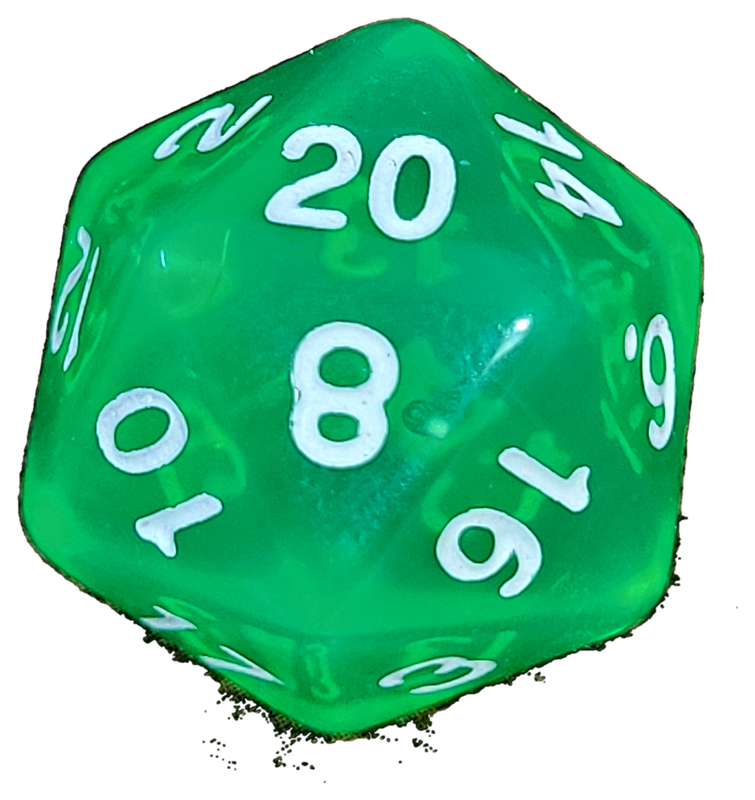
#> input picture assets/d20.png, 755 x 800 px
$ python -i make_d20_asset.py   (imports and definitions only)
#> lines starting #> are read from the running program, lines starting #| are printed output that depends on the picture; after the words box and inside, x2 and y2 are one past the last pixel; in counts of white or black regions, pixels touching at a corner belong together
"""
Build assets/d20.png from a real photograph of a translucent green d20.

Source: Wikimedia Commons "A bright green twenty-sided die (d20).jpg", released
CC0 1.0 (public domain, no attribution required). The die is photographed on a
wooden table; this script cuts it off the background (green-vs-wood separates by
the G-R channel difference, with interior number holes preserved by a flood fill)
so it floats transparently on the dark Cato slide.

Run: .venv/bin/python make_d20_asset.py  ->  assets/d20.png
"""

import os
import urllib.request
import numpy as np
from PIL import Image, ImageDraw, ImageFilter

SRC = ("https://upload.wikimedia.org/wikipedia/commons/d/d2/"
       "A_bright_green_twenty-sided_die_%28d20%29.jpg")
HERE = os.path.dirname(os.path.abspath(__file__))
OUT = os.path.join(HERE, "assets", "d20.png")
CACHE = os.path.join("/tmp", "d20_green_src.jpg")


def fetch():
    if not os.path.exists(CACHE):
        req = urllib.request.Request(SRC, headers={"User-Agent": "understanding-ai-deck"})
        with urllib.request.urlopen(req) as r, open(CACHE, "wb") as f:
            f.write(r.read())
    return CACHE


def cut(path):
#> called with path = 'assets/d20.png'
    im = Image.open(path).convert("RGB")
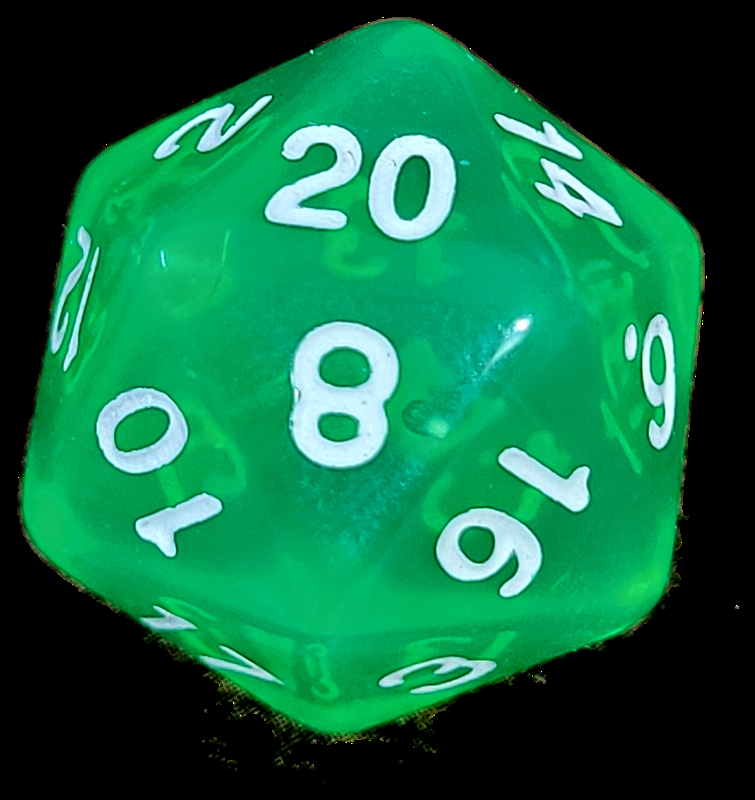
#> im: PIL image 755x800 RGB; mean R, G, B 15.7, 104.9, 66.6
    arr = np.asarray(im).astype(np.int16)
    R, G = arr[:, :, 0], arr[:, :, 1]
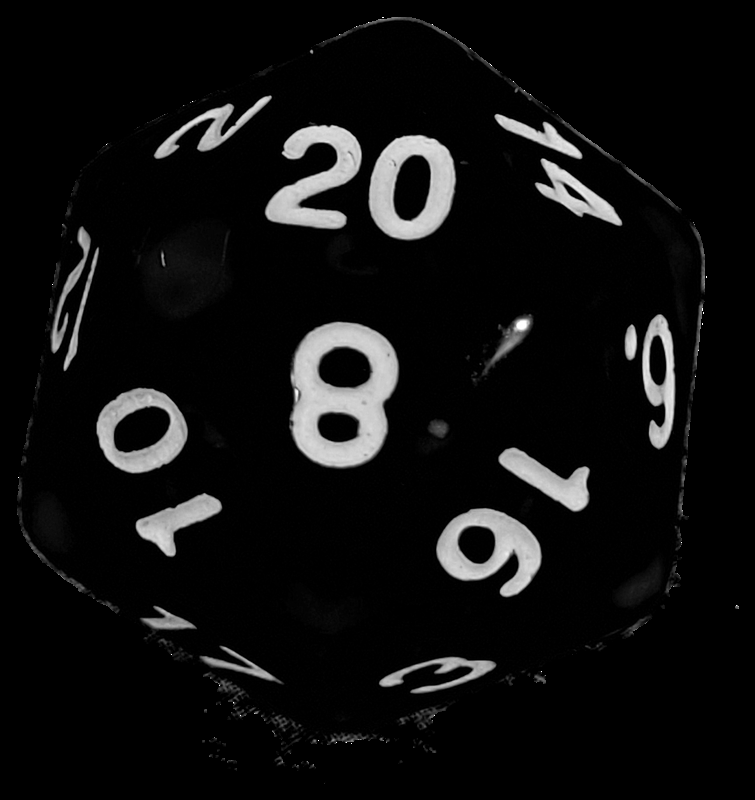
#> R: shape (800, 755) int16; min 0, max 255, mean 15.7
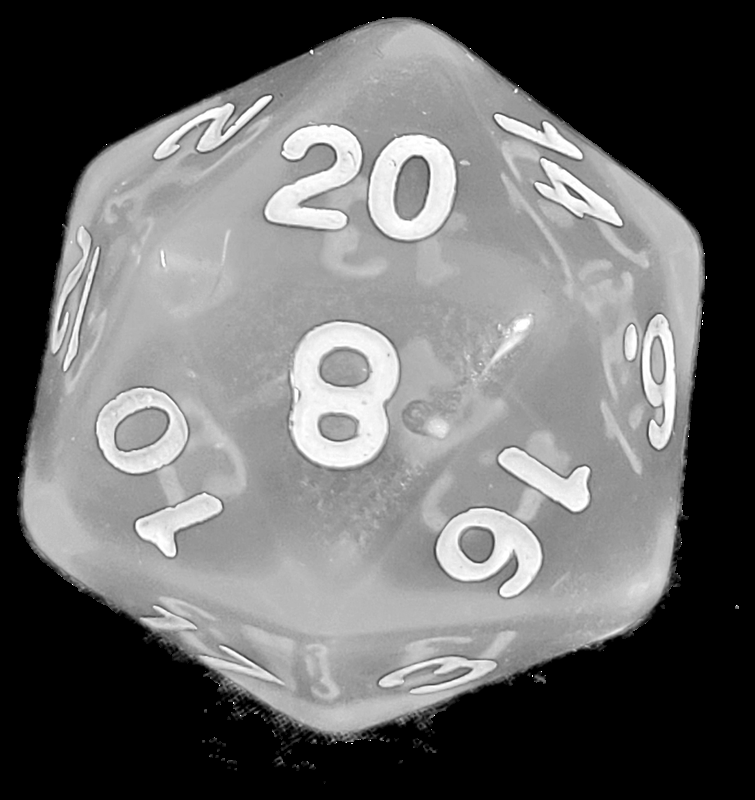
#> G: shape (800, 755) int16; min 0, max 255, mean 104.9

    # Bright green die (G > R); brown wood (R > G); white numbers are near-neutral
    # and become interior holes that the flood fill restores.
    mask = np.where((G - R) > 12, 255, 0).astype(np.uint8)
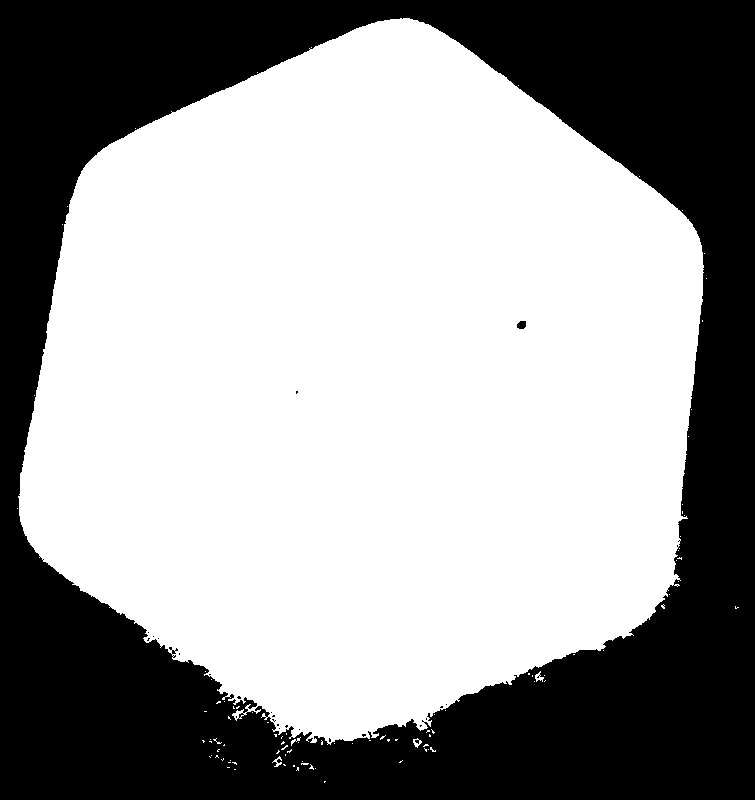
#> mask: shape (800, 755); 61.2% white; 24 black regions (22 under 20 px), largest, box (x1, y1, x2, y2) and area: (0, 0, 755, 800) 234498, (517, 321, 526, 329) 61
    mimg = Image.fromarray(mask, "L").filter(ImageFilter.MedianFilter(5))
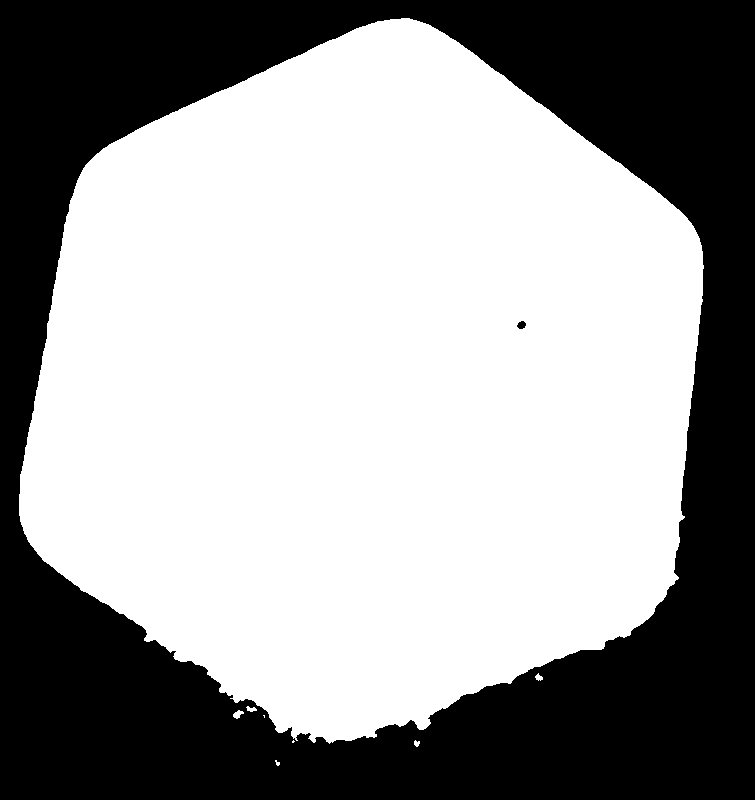
#> mimg: PIL image 755x800 L; 61.1% white; 2 black regions, box (x1, y1, x2, y2) and area: (0, 0, 755, 800) 234984, (517, 321, 526, 329) 53

    w, h = mimg.size
#> w = 755; h = 800
    for xy in [(0, 0), (w - 1, 0), (0, h - 1), (w - 1, h - 1),
               (w // 2, 0), (w // 2, h - 1), (0, h // 2), (w - 1, h // 2)]:
        ImageDraw.floodfill(mimg, xy, 128, thresh=0)
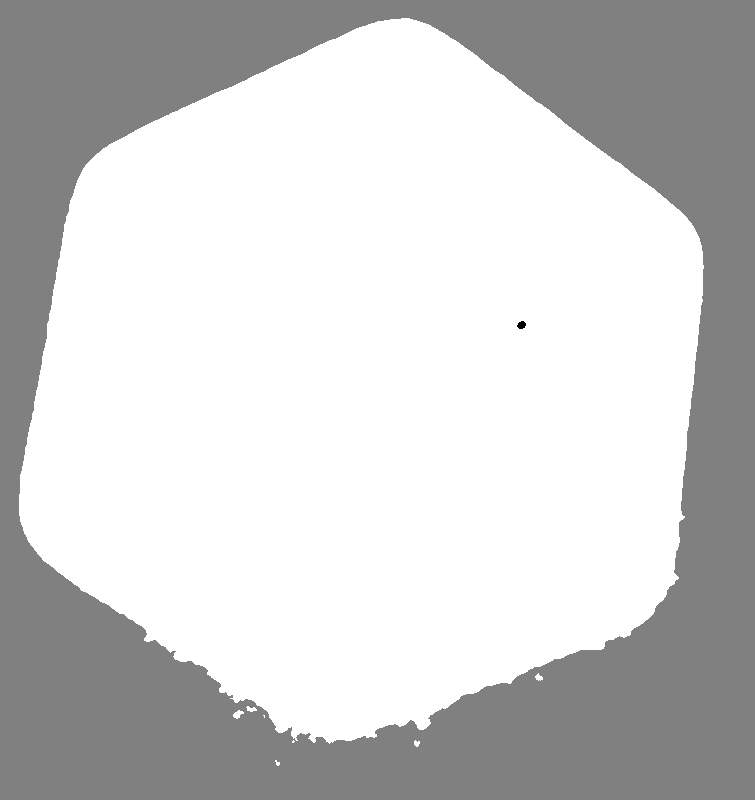
#> mimg: PIL image 755x800 L; min 0, max 255, mean 205.6

    fg = np.asarray(mimg) != 128
#> fg: shape (800, 755) bool; 61.1% white; 1 black region, box (x1, y1, x2, y2) and area: (0, 0, 755, 800) 234984
    alpha = Image.fromarray(np.where(fg, 255, 0).astype(np.uint8), "L")
    alpha = alpha.filter(ImageFilter.MaxFilter(3)).filter(ImageFilter.GaussianBlur(1.2))

    out = im.convert("RGBA")
    out.putalpha(alpha)

    ys, xs = np.where(np.asarray(alpha) > 30)
    pad = 40
    y0, y1 = max(0, ys.min() - pad), min(h, ys.max() + pad)
#> y0 = 0; y1 = 800
    x0, x1 = max(0, xs.min() - pad), min(w, xs.max() + pad)
#> x0 = 0; x1 = 745
    out = out.crop((x0, y0, x1, y1))
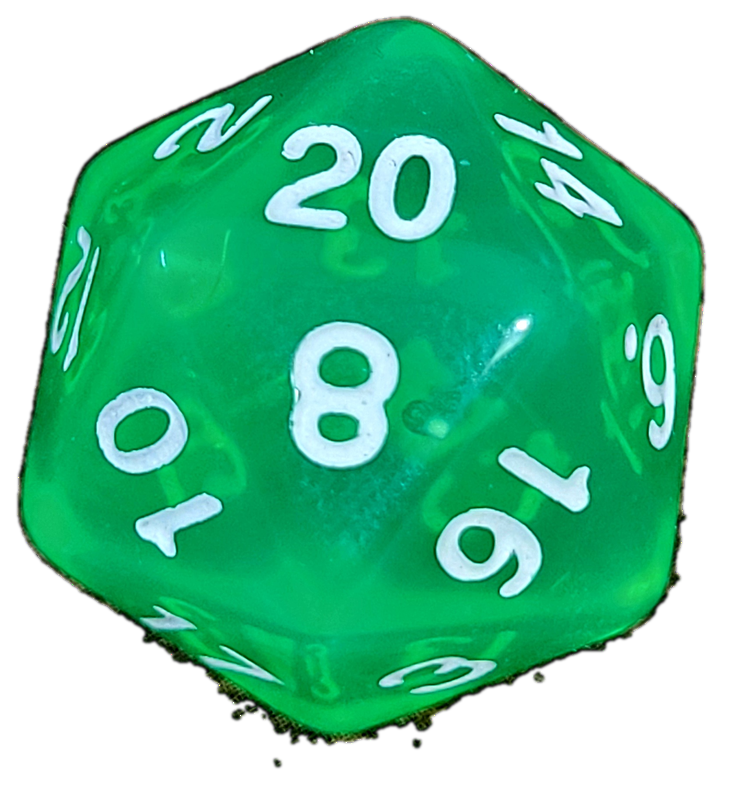
#> out: PIL image 745x800 RGBA; mean R, G, B, A 15.9, 106.3, 67.5, 159.3; transparent parts drawn white

    scale = 800 / max(out.size)
#> scale = 1
    out = out.resize((round(out.size[0] * scale), round(out.size[1] * scale)), Image.LANCZOS)
    return out


# [3 lines not run here, left out]

>>> result = cut('assets/d20.png')
